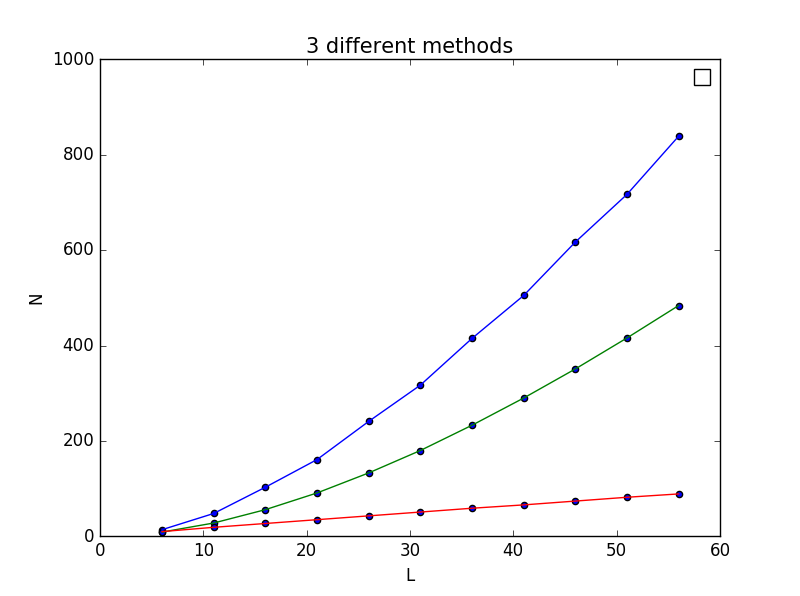

The Python source for this figure:
import numpy as np
from pylab import *
from math import *
import mpl_toolkits.mplot3d

global error
error=1e-5

def Jacobi(L):
    V0=[[0 for i in range(L)]for j in range(L)]#i represents x, j represents y
    a=int(2*(L-1)/5)
    b=int(3*(L-1)/5)
    for i in [a]:
        for j in range(a,b+1):
            V0[j][i]=1.0# j,i

    for i in [b]:
        for j in range(a,b+1):
            V0[j][i]=-1.0

    VV=[]
    VV.append(V0)
    s=0
    dx=0.1
    #iteration
    while 1:
        VV.append(V0)
        for i in range(1,L-1):
            for j in range(1,L-1):
                VV[s+1][i][j]=(VV[s][i+1][j]+VV[s][i-1][j]+VV[s][i][j+1]+VV[s][i][j-1])/4.0
        for i in [a]:
            for j in range(a,b+1):
                VV[s+1][j][i]=1.0
        for i in [b]:
            for j in range(a,b+1):
                VV[s+1][j][i]=-1.0
        VV[s]=np.array(VV[s])
        VV[s+1]=np.array(VV[s+1])
        dVV=VV[s+1]-VV[s]
        dV=0
        for i in range(1,L-1):
            for j in range(1,L-1):
                dV=dV+abs(dVV[i][j])

        s=s+1
        print dV
        if dV<error*(L-1)**2 and s>1:
        #if dV<error and s>10:
            break
    return s

def GS(L):
    V0=[[0 for i in range(L)]for j in range(L)]#i represents x, j represents y
    a=int(2*(L-1)/5)
    b=int(3*(L-1)/5)
    for i in [a]:
        for j in range(a,b+1):
            V0[j][i]=1.0# j,i

    for i in [b]:
        for j in range(a,b+1):
            V0[j][i]=-1.0

    VV=[]
    VV.append(V0)
    s=0
    dx=0.1
    #iteration
    while 1:
        VV.append(V0)
        for i in range(1,L-1):
            for j in range(1,L-1):
                VV[s+1][i][j]=(VV[s][i+1][j]+VV[s+1][i-1][j]+VV[s][i][j+1]+VV[s+1][i][j-1])/4.0
        for i in [a]:
            for j in range(a,b+1):
                VV[s+1][j][i]=1.0
        for i in [b]:
            for j in range(a,b+1):
                VV[s+1][j][i]=-1.0
        VV[s]=np.array(VV[s])
        VV[s+1]=np.array(VV[s+1])
        dVV=VV[s+1]-VV[s]
        dV=0
        for i in range(1,L-1):
            for j in range(1,L-1):
                dV=dV+abs(dVV[i][j])
        s=s+1
        if dV<error*(L-1)**2 and s>1:
        #if dV<error and s>1:
            break
    return s

def SOR(L):
    a=int(2*(L-1)/5)
    b=int(3*(L-1)/5)
    V0=[[0 for i in range(L)]for j in range(L)]#i represents x, j represents y

    for i in [a]:
        for j in range(a,b+1):
            V0[j][i]=1.0# j,i
    for i in [b]:
        for j in range(a,b+1):
            V0[j][i]=-1.0 
    VV=[]
    VV.append(V0)
    alpha=2.0/(1+pi/L)
    s=0
    dx=0.1
#iteration
    while 1:
        VV.append(V0)
        for i in range(1,L-1):
            for j in range(1,L-1):               
                VV[s+1][j][i]=(VV[s][j+1][i]+VV[s+1][j-1][i]+VV[s][j][i+1]+VV[s+1][j][i-1])/4.0
                if i==a and j>a-1 and j<b+1:
                    VV[s+1][j][i]=1.0
                if i==b and j>a-1 and j<b+1:
                    VV[s+1][j][i]=-1.0
                VV[s+1][j][i]=alpha*(VV[s+1][j][i]-VV[s][j][i])+VV[s][j][i] 
        VV[s]=np.array(VV[s])
        VV[s+1]=np.array(VV[s+1])
        dVV=VV[s+1]-VV[s]

        dV=0
        for i in range(1,L-1):
            for j in range(1,L-1):
                 dV=dV+abs(dVV[i][j])
        print dV,L 
        s=s+1
        if dV<error*(L-1)**2 and s>1:
            break
    return s

L=[]
NJ=[]
NGS=[]
NSOR=[]
f=open('problem5.7.txt','w')
print >> f,'L','J','GS','SOR'
for i in range(6,61,5):
    J=Jacobi(i)
    G=GS(i)
    S=SOR(i)
    L.append(i)
    NJ.append(J)
    NGS.append(G)
    NSOR.append(S)
    print >> f,i,J,G,S
f.close()
plot(L,NJ)
plot(L,NGS)
plot(L,NSOR)
scatter(L,NJ)
scatter(L,NGS)
scatter(L,NSOR)
legend(('Jacobi method','GS method','SOR  method'),'upper left')
title('3 different methods',fontsize=15)
xlabel('L')
ylim(0,1000)
ylabel('N')
savefig('different methods.png')
show()
